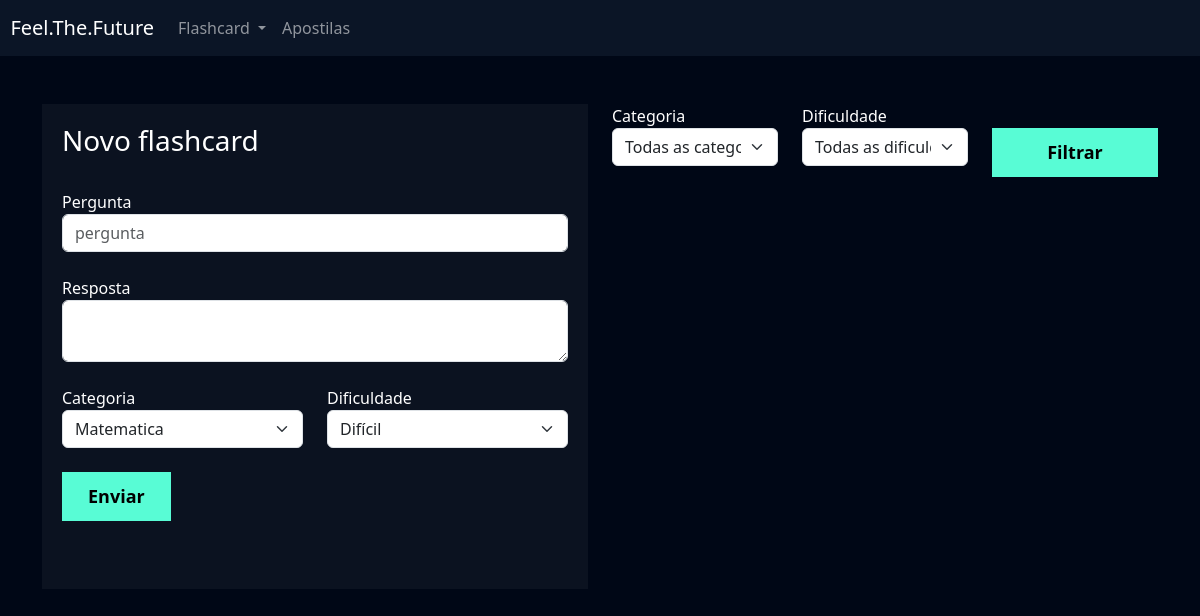
Page /flashcard/novo_flashcard/ (signed in) on the earlier database version.
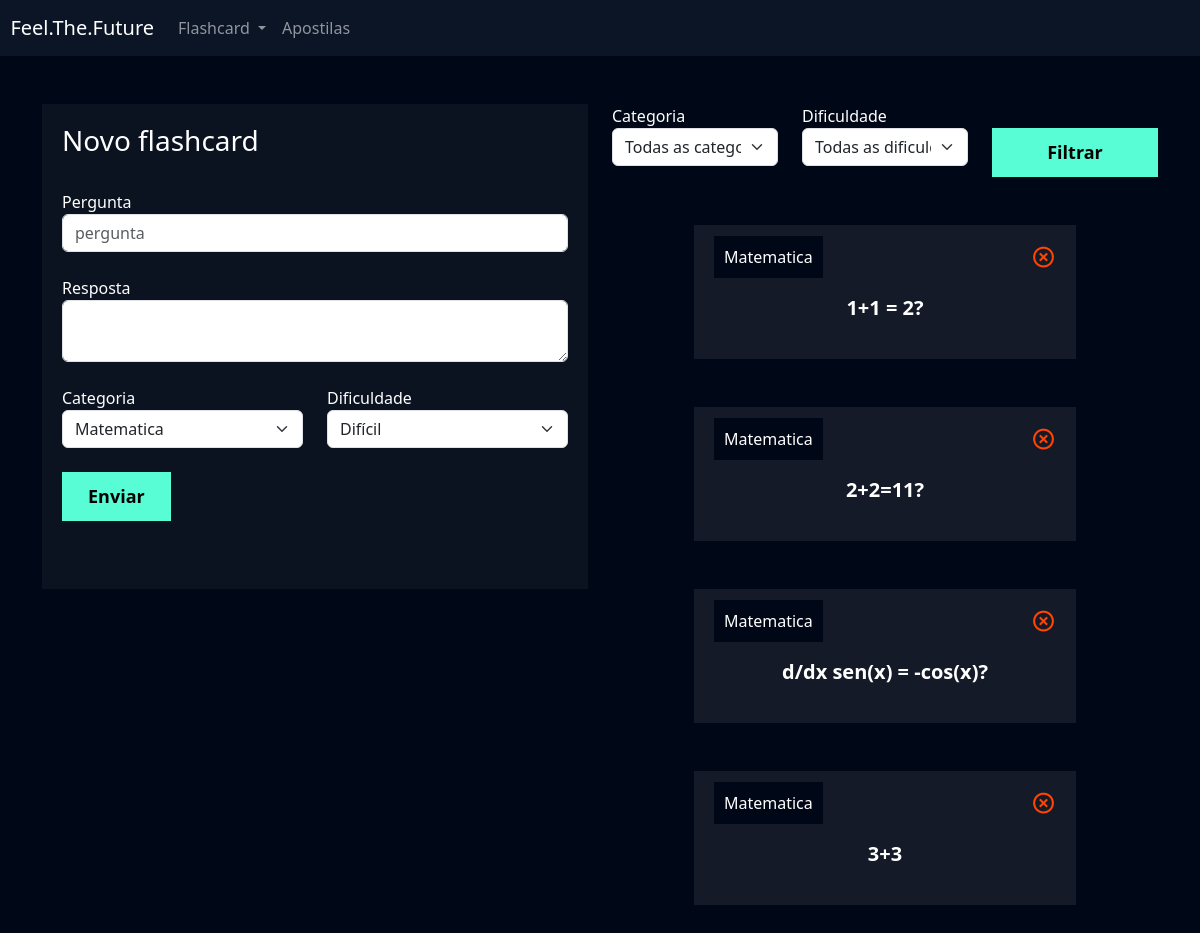
Same page on the later database version.
### flashcard/models.py (models this page shows, shortened)
class Flashcard(models.Model):
    DIFICULDADE_CHOICES = (('D', 'Difícil'), ('M', 'Médio'), ('F', 'Fácil'))
    user = models.ForeignKey(User, on_delete=models.DO_NOTHING)
    question = models.CharField(max_length=100)
    resp = models.TextField()
    category = models.ForeignKey(Categoria, on_delete=models.DO_NOTHING)
    difficulty = models.CharField(max_length=1, choices=DIFICULDADE_CHOICES)

class Categoria(models.Model):
    nome = models.CharField(max_length=20)
    def __str__(self):
        return self.nome

### flashcard/views.py (the view, shortened to what this page needs)
# urls.py: path('novo_flashcard/', views.novo_flashcard, name="novo_flashcard"),
def novo_flashcard(request):
    if (not request.user.is_authenticated):
        return redirect('/usuarios/logar')
    if (request.method == "GET"):
        categorias = Categoria.objects.all()
        dificuldades = Flashcard.DIFICULDADE_CHOICES
        flashcard_list = Flashcard.objects.filter(user=request.user)
        return render(request, 'novo_flashcard.html', {'categorias': categorias,
                                                       'dificuldades':dificuldades,
                                                       'flashcards': flashcard_list})

### flashcard/templates/novo_flashcard.html (shortened to what the changed rows need)
{% extends "base.html" %}
{% load static %}
{% block 'cabecalho' %}
    <link href="{% static 'usuarios/css/cadastro.css' %}" rel="stylesheet">
    <link href='https://unpkg.com/boxicons@2.1.4/css/boxicons.min.css' rel='stylesheet'>
    <link href="{% static 'flashcard/css/novo_flashcard.css' %}" rel = 'stylesheet'>
{% endblock 'cabecalho' %}
{% block 'conteudo' %}
    <div class="container">
        <br>
        <br>
        <div class="row">
            <div class="col-md">
                <br>
                <br>
                {% for item in flashcards %}
                    <div class="box-new-flashcard" onclick="flip_card({{item.id}})">
                        <div class="flashcard ">
                            <div class="flashcard-categoria">
                                {{ item.category }}
                            </div>
                            <a href="{% url 'deletar_flashcard' item.id %}"><i class='icone-exit bx bx-x-circle'></i></a>
                            <br>
                            <br>
                            <div class="flashcard-box-item">
                                <p class="flashcard-item">{{ item.question }}</p>
                            </div>
                        </div>
                    </div>
                    <br>
                    <br>
                {% endfor %}
            </div>
        </div>
    </div>
{% endblock 'conteudo' %}

Differences in the rows shown:
added Flashcard: category "Matematica", question "1+1 = 2?"
added Flashcard: category "Matematica", question "2+2=11?"
added Flashcard: category "Matematica", question "d/dx sen(x) = -cos(x)?"
added Flashcard: category "Matematica", question "3+3"
